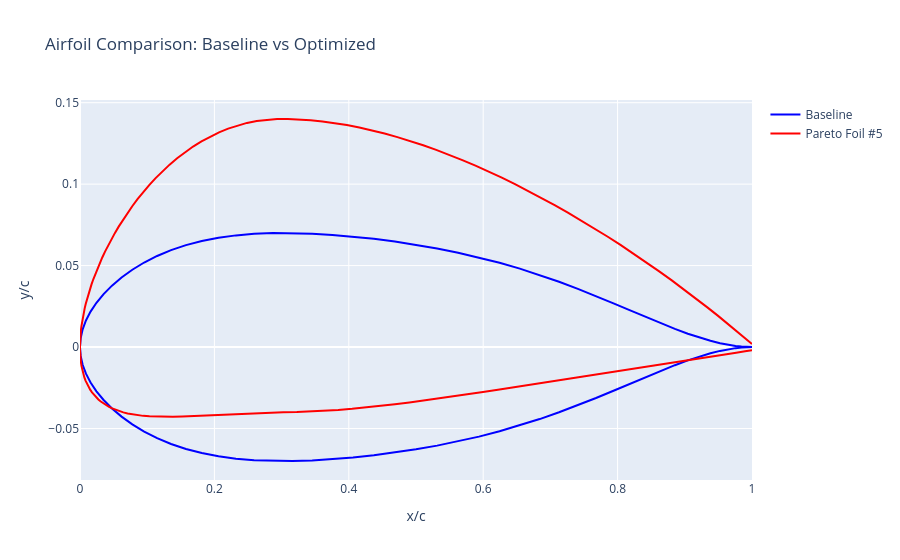

Write notebook code for a chart like this one.
### Code cell
# Load and plot both baseline and pareto airfoil shapes
baseline_dat = np.genfromtxt("postProcess_data/baseline.dat", skip_header=1)
pareto_dat = np.genfromtxt(f"postProcess_data/pareto_Front_foil{desired_foil}.dat", skip_header=1)

baseline_x = baseline_dat[:, 0]
baseline_y = baseline_dat[:, 1]
pareto_x = pareto_dat[:, 0]
pareto_y = pareto_dat[:, 1]

fig = go.Figure()

# Add baseline airfoil
fig.add_trace(go.Scatter(x=baseline_x, y=baseline_y, mode='lines', 
                         name='Baseline', line=dict(color='blue', width=2)))

# Add pareto airfoil
fig.add_trace(go.Scatter(x=pareto_x, y=pareto_y, mode='lines', 
                         name=f'Pareto Foil #{desired_foil}', line=dict(color='red', width=2)))

fig.update_layout(title='Airfoil Comparison: Baseline vs Optimized',
                  xaxis_title='x/c',
                  yaxis_title='y/c',
                  template='plotly',
                  hovermode='closest')

fig.show()

### Figure 1 — Plotly figure (JSON) as saved in the notebook; plotly's stock layout.template omitted (floating-point values rounded to 4 significant figures; data arrays with more than 128 entries replaced by an {"elided": "..."} marker saying what was removed)
{"data": [{"line": {"color": "blue", "width": 2}, "mode": "lines", "name": "Baseline", "type": "scatter", "x": [1.0, 0.999, 0.9961, 0.9911, 0.9843, 0.9755, 0.9649, 0.9524, 0.9382, 0.9222, 0.9045, 0.8853, 0.8645, 0.8423, 0.8187, 0.7939, 0.7679, 0.7409, 0.7129, 0.6841, 0.6545, 0.6243, 0.5937, 0.5627, 0.5314, 0.5, 0.4686, 0.4373, 0.4063, 0.3757, 0.3455, 0.3159, 0.2871, 0.2591, 0.2321, 0.2061, 0.1813, 0.1577, 0.1355, 0.1147, 0.09549, 0.07784, 0.06185, 0.04759, 0.03511, 0.02447, 0.01571, 0.008856, 0.003943, 0.000987, 0.0, 0.000987, 0.003943, 0.008856, 0.01571, 0.02447, 0.03511, 0.04759, 0.06185, 0.07784, 0.09549, 0.1147, 0.1355, 0.1577, 0.1813, 0.2061, 0.2321, 0.2591, 0.2871, 0.3159, 0.3455, 0.3757, 0.4063, 0.4373, 0.4686, 0.5, 0.5314, 0.5627, 0.5937, 0.6243, 0.6545, 0.6841, 0.7129, 0.7409, 0.7679, 0.7939, 0.8187, 0.8423, 0.8645, 0.8853, 0.9045, 0.9222, 0.9382, 0.9524, 0.9649, 0.9755, 0.9843, 0.9911, 0.9961, 0.999, 1.0], "y": [0.0, 1e-06, 1.9e-05, 9.2e-05, 0.000285, 0.000673, 0.00134, 0.002368, 0.003825, 0.005762, 0.008203, 0.01114, 0.01455, 0.01835, 0.02248, 0.02682, 0.03127, 0.03571, 0.04006, 0.04422, 0.04812, 0.05172, 0.05499, 0.05792, 0.06051, 0.06278, 0.06475, 0.06641, 0.06778, 0.06884, 0.06958, 0.06996, 0.06994, 0.06948, 0.06854, 0.06709, 0.0651, 0.06256, 0.05949, 0.05591, 0.05188, 0.04745, 0.0427, 0.03769, 0.03249, 0.02716, 0.02176, 0.01633, 0.01089, 0.005442, 0.0, -0.005442, -0.01089, -0.01633, -0.02176, -0.02716, -0.03249, -0.03769, -0.0427, -0.04745, -0.05188, -0.05591, -0.05949, -0.06256, -0.0651, -0.06709, -0.06854, -0.06948, -0.06994, -0.06996, -0.06958, -0.06884, -0.06778, -0.06641, -0.06475, -0.06278, -0.06051, -0.05792, -0.05499, -0.05172, -0.04812, -0.04422, -0.04006, -0.03571, -0.03127, -0.02682, -0.02248, -0.01835, -0.01455, -0.01114, -0.008203, -0.005762, -0.003825, -0.002368, -0.00134, -0.000673, -0.000285, -9.2e-05, -1.9e-05, -1e-06, -0.0]}, {"line": {"color": "red", "width": 2}, "mode": "lines", "name": "Pareto Foil #5", "type": "scatter", "x": {"elided": "160 float values"}, "y": {"elided": "160 float values"}}], "layout": {"hovermode": "closest", "title": {"text": "Airfoil Comparison: Baseline vs Optimized"}, "xaxis": {"title": {"text": "x/c"}}, "yaxis": {"title": {"text": "y/c"}}}}
